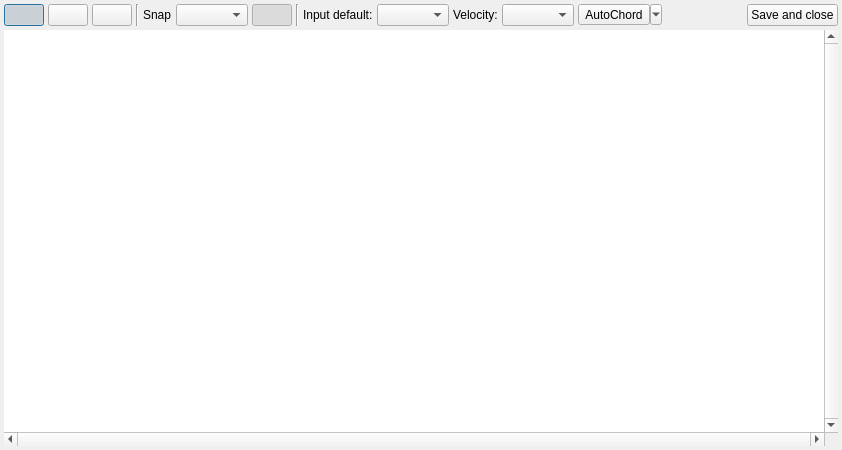
<?xml version="1.0" encoding="UTF-8"?>
<ui version="4.0">
 <class>Dialog</class>
 <widget class="QDialog" name="Dialog">
  <property name="geometry">
   <rect>
    <x>0</x>
    <y>0</y>
    <width>842</width>
    <height>450</height>
   </rect>
  </property>
  <property name="windowTitle">
   <string>Note editor</string>
  </property>
  <layout class="QGridLayout" name="gridLayout">
   <property name="margin">
    <number>4</number>
   </property>
   <property name="spacing">
    <number>4</number>
   </property>
   <item row="1" column="0">
    <widget class="NoteRegionView" name="noteView">
     <property name="frameShape">
      <enum>QFrame::NoFrame</enum>
     </property>
     <property name="verticalScrollBarPolicy">
      <enum>Qt::ScrollBarAlwaysOn</enum>
     </property>
     <property name="horizontalScrollBarPolicy">
      <enum>Qt::ScrollBarAlwaysOn</enum>
     </property>
     <property name="alignment">
      <set>Qt::AlignHCenter|Qt::AlignTop</set>
     </property>
     <property name="renderHints">
      <set>QPainter::Antialiasing|QPainter::TextAntialiasing</set>
     </property>
    </widget>
   </item>
   <item row="0" column="0">
    <layout class="QHBoxLayout" name="horizontalLayout">
     <item>
      <widget class="QPushButton" name="drawBtn">
       <property name="toolTip">
        <string>Draw notes</string>
       </property>
       <property name="icon">
        <iconset theme="document-edit">
         <normaloff/>
        </iconset>
       </property>
       <property name="checkable">
        <bool>true</bool>
       </property>
       <property name="checked">
        <bool>true</bool>
       </property>
       <attribute name="buttonGroup">
        <string notr="true">mouseModeGroup</string>
       </attribute>
      </widget>
     </item>
     <item>
      <widget class="QPushButton" name="selectBtn">
       <property name="toolTip">
        <string>Select</string>
       </property>
       <property name="icon">
        <iconset theme="edit-select-all">
         <normaloff/>
        </iconset>
       </property>
       <property name="checkable">
        <bool>true</bool>
       </property>
       <attribute name="buttonGroup">
        <string notr="true">mouseModeGroup</string>
       </attribute>
      </widget>
     </item>
     <item>
      <widget class="QPushButton" name="eraseBtn">
       <property name="toolTip">
        <string>Delete notes</string>
       </property>
       <property name="icon">
        <iconset theme="draw-eraser">
         <normaloff/>
        </iconset>
       </property>
       <property name="checkable">
        <bool>true</bool>
       </property>
       <attribute name="buttonGroup">
        <string notr="true">mouseModeGroup</string>
       </attribute>
      </widget>
     </item>
     <item>
      <widget class="Line" name="line_2">
       <property name="orientation">
        <enum>Qt::Vertical</enum>
       </property>
      </widget>
     </item>
     <item>
      <widget class="QLabel" name="label">
       <property name="text">
        <string>Snap</string>
       </property>
      </widget>
     </item>
     <item>
      <widget class="QComboBox" name="snapCombo"/>
     </item>
     <item>
      <widget class="QPushButton" name="lockSnapLengthBtn">
       <property name="sizePolicy">
        <sizepolicy hsizetype="Maximum" vsizetype="Maximum">
         <horstretch>0</horstretch>
         <verstretch>0</verstretch>
        </sizepolicy>
       </property>
       <property name="icon">
        <iconset theme="lock">
         <normaloff/>
        </iconset>
       </property>
       <property name="checkable">
        <bool>true</bool>
       </property>
       <property name="checked">
        <bool>true</bool>
       </property>
      </widget>
     </item>
     <item>
      <widget class="Line" name="line">
       <property name="orientation">
        <enum>Qt::Vertical</enum>
       </property>
      </widget>
     </item>
     <item>
      <widget class="QLabel" name="label_2">
       <property name="text">
        <string>Input default:</string>
       </property>
      </widget>
     </item>
     <item>
      <widget class="QComboBox" name="defaultLengthCombo">
       <property name="sizePolicy">
        <sizepolicy hsizetype="Maximum" vsizetype="Fixed">
         <horstretch>0</horstretch>
         <verstretch>0</verstretch>
        </sizepolicy>
       </property>
      </widget>
     </item>
     <item>
      <widget class="QLabel" name="label_3">
       <property name="text">
        <string>Velocity:</string>
       </property>
      </widget>
     </item>
     <item>
      <widget class="ComboSpin" name="defaultVelocityCombo">
       <property name="sizePolicy">
        <sizepolicy hsizetype="Maximum" vsizetype="Fixed">
         <horstretch>0</horstretch>
         <verstretch>0</verstretch>
        </sizepolicy>
       </property>
      </widget>
     </item>
     <item>
      <widget class="QToolButton" name="autoChordBtn">
       <property name="text">
        <string>AutoChord</string>
       </property>
       <property name="checkable">
        <bool>true</bool>
       </property>
       <property name="popupMode">
        <enum>QToolButton::MenuButtonPopup</enum>
       </property>
      </widget>
     </item>
     <item>
      <widget class="AutoChordWidget" name="autoChordWidget">
       <property name="enabled">
        <bool>false</bool>
       </property>
       <property name="frameShape">
        <enum>QFrame::StyledPanel</enum>
       </property>
       <property name="frameShadow">
        <enum>QFrame::Sunken</enum>
       </property>
      </widget>
     </item>
     <item>
      <spacer name="horizontalSpacer">
       <property name="orientation">
        <enum>Qt::Horizontal</enum>
       </property>
       <property name="sizeHint" stdset="0">
        <size>
         <width>40</width>
         <height>20</height>
        </size>
       </property>
      </spacer>
     </item>
     <item>
      <widget class="QPushButton" name="saveCloseBtn">
       <property name="text">
        <string>Save and close</string>
       </property>
       <property name="icon">
        <iconset theme="document-save">
         <normaloff/>
        </iconset>
       </property>
      </widget>
     </item>
    </layout>
   </item>
  </layout>
 </widget>
 <customwidgets>
  <customwidget>
   <class>NoteRegionView</class>
   <extends>QGraphicsView</extends>
   <header>bigglesworth.sequencer.editor</header>
  </customwidget>
  <customwidget>
   <class>ComboSpin</class>
   <extends>QComboBox</extends>
   <header>bigglesworth.sequencer.widgets</header>
  </customwidget>
  <customwidget>
   <class>AutoChordWidget</class>
   <extends>QFrame</extends>
   <header>bigglesworth.sequencer.editor</header>
   <container>1</container>
  </customwidget>
 </customwidgets>
 <resources/>
 <connections>
  <connection>
   <sender>autoChordBtn</sender>
   <signal>toggled(bool)</signal>
   <receiver>autoChordWidget</receiver>
   <slot>setEnabled(bool)</slot>
   <hints>
    <hint type="sourcelabel">
     <x>639</x>
     <y>9</y>
    </hint>
    <hint type="destinationlabel">
     <x>678</x>
     <y>14</y>
    </hint>
   </hints>
  </connection>
 </connections>
 <buttongroups>
  <buttongroup name="mouseModeGroup"/>
 </buttongroups>
</ui>
